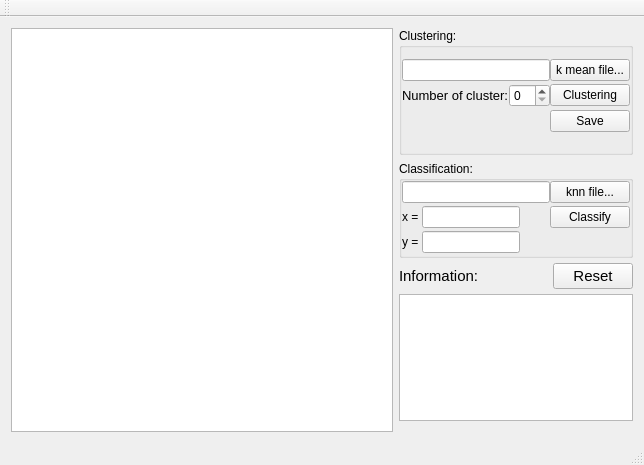
<?xml version="1.0" encoding="UTF-8"?>
<ui version="4.0">
 <class>MainWindow</class>
 <widget class="QMainWindow" name="MainWindow">
  <property name="geometry">
   <rect>
    <x>0</x>
    <y>0</y>
    <width>644</width>
    <height>465</height>
   </rect>
  </property>
  <property name="windowTitle">
   <string>MainWindow</string>
  </property>
  <widget class="QWidget" name="centralWidget">
   <layout class="QHBoxLayout" name="horizontalLayout">
    <item>
     <widget class="QWidget" name="widget" native="true">
      <property name="sizePolicy">
       <sizepolicy hsizetype="Expanding" vsizetype="Preferred">
        <horstretch>13</horstretch>
        <verstretch>0</verstretch>
       </sizepolicy>
      </property>
      <layout class="QVBoxLayout" name="verticalLayout">
       <property name="leftMargin">
        <number>0</number>
       </property>
       <property name="topMargin">
        <number>0</number>
       </property>
       <property name="rightMargin">
        <number>0</number>
       </property>
       <property name="bottomMargin">
        <number>0</number>
       </property>
       <item>
        <widget class="QGraphicsView" name="graphicsView">
         <property name="frameShadow">
          <enum>QFrame::Sunken</enum>
         </property>
        </widget>
       </item>
      </layout>
     </widget>
    </item>
    <item>
     <widget class="QWidget" name="widget_2" native="true">
      <property name="sizePolicy">
       <sizepolicy hsizetype="Expanding" vsizetype="Preferred">
        <horstretch>4</horstretch>
        <verstretch>0</verstretch>
       </sizepolicy>
      </property>
      <layout class="QVBoxLayout" name="verticalLayout_2">
       <property name="spacing">
        <number>0</number>
       </property>
       <property name="leftMargin">
        <number>0</number>
       </property>
       <property name="topMargin">
        <number>0</number>
       </property>
       <property name="rightMargin">
        <number>0</number>
       </property>
       <item>
        <widget class="QWidget" name="widget_4" native="true">
         <property name="sizePolicy">
          <sizepolicy hsizetype="Preferred" vsizetype="Expanding">
           <horstretch>0</horstretch>
           <verstretch>3</verstretch>
          </sizepolicy>
         </property>
         <layout class="QVBoxLayout" name="verticalLayout_3">
          <property name="leftMargin">
           <number>0</number>
          </property>
          <property name="topMargin">
           <number>0</number>
          </property>
          <property name="rightMargin">
           <number>0</number>
          </property>
          <property name="bottomMargin">
           <number>0</number>
          </property>
          <item>
           <widget class="QGroupBox" name="groupBox">
            <property name="font">
             <font>
              <pointsize>9</pointsize>
             </font>
            </property>
            <property name="title">
             <string>Clustering:</string>
            </property>
            <property name="flat">
             <bool>false</bool>
            </property>
            <layout class="QGridLayout" name="gridLayout_2">
             <property name="leftMargin">
              <number>0</number>
             </property>
             <property name="rightMargin">
              <number>0</number>
             </property>
             <property name="bottomMargin">
              <number>0</number>
             </property>
             <property name="horizontalSpacing">
              <number>0</number>
             </property>
             <property name="verticalSpacing">
              <number>3</number>
             </property>
             <item row="0" column="6">
              <widget class="QPushButton" name="open_kmean_file">
               <property name="text">
                <string>k mean file...</string>
               </property>
               <property name="iconSize">
                <size>
                 <width>10</width>
                 <height>10</height>
                </size>
               </property>
              </widget>
             </item>
             <item row="4" column="5">
              <spacer name="horizontalSpacer_3">
               <property name="orientation">
                <enum>Qt::Horizontal</enum>
               </property>
               <property name="sizeHint" stdset="0">
                <size>
                 <width>40</width>
                 <height>20</height>
                </size>
               </property>
              </spacer>
             </item>
             <item row="1" column="3">
              <widget class="QSpinBox" name="spinBox"/>
             </item>
             <item row="1" column="6">
              <widget class="QPushButton" name="Clustering">
               <property name="text">
                <string>Clustering</string>
               </property>
              </widget>
             </item>
             <item row="2" column="6">
              <widget class="QPushButton" name="savekmeanfile">
               <property name="text">
                <string>Save</string>
               </property>
              </widget>
             </item>
             <item row="1" column="1">
              <widget class="QLabel" name="label">
               <property name="font">
                <font>
                 <pointsize>10</pointsize>
                 <weight>50</weight>
                 <bold>false</bold>
                </font>
               </property>
               <property name="text">
                <string>Number of cluster:</string>
               </property>
              </widget>
             </item>
             <item row="1" column="0">
              <spacer name="horizontalSpacer_5">
               <property name="orientation">
                <enum>Qt::Horizontal</enum>
               </property>
               <property name="sizeHint" stdset="0">
                <size>
                 <width>40</width>
                 <height>20</height>
                </size>
               </property>
              </spacer>
             </item>
             <item row="0" column="0" colspan="6">
              <widget class="QLineEdit" name="link_file_kmean">
               <property name="sizePolicy">
                <sizepolicy hsizetype="Expanding" vsizetype="Fixed">
                 <horstretch>1</horstretch>
                 <verstretch>0</verstretch>
                </sizepolicy>
               </property>
              </widget>
             </item>
            </layout>
            <zorder>open_kmean_file</zorder>
            <zorder>link_file_kmean</zorder>
            <zorder>horizontalSpacer_3</zorder>
            <zorder>Clustering</zorder>
            <zorder>spinBox</zorder>
            <zorder>savekmeanfile</zorder>
            <zorder>label</zorder>
            <zorder>horizontalSpacer_5</zorder>
           </widget>
          </item>
          <item>
           <widget class="QGroupBox" name="groupBox_2">
            <property name="font">
             <font>
              <pointsize>9</pointsize>
             </font>
            </property>
            <property name="title">
             <string>Classification:</string>
            </property>
            <layout class="QGridLayout" name="gridLayout">
             <property name="leftMargin">
              <number>0</number>
             </property>
             <property name="topMargin">
              <number>0</number>
             </property>
             <property name="rightMargin">
              <number>0</number>
             </property>
             <property name="bottomMargin">
              <number>2</number>
             </property>
             <property name="horizontalSpacing">
              <number>0</number>
             </property>
             <property name="verticalSpacing">
              <number>3</number>
             </property>
             <item row="1" column="5">
              <widget class="QPushButton" name="run_knn">
               <property name="text">
                <string>Classify</string>
               </property>
              </widget>
             </item>
             <item row="2" column="2">
              <widget class="QLineEdit" name="edit_y"/>
             </item>
             <item row="2" column="0">
              <widget class="QLabel" name="label_3">
               <property name="text">
                <string>y =</string>
               </property>
              </widget>
             </item>
             <item row="1" column="2">
              <widget class="QLineEdit" name="edit_x"/>
             </item>
             <item row="1" column="0">
              <widget class="QLabel" name="label_2">
               <property name="text">
                <string>x = </string>
               </property>
              </widget>
             </item>
             <item row="0" column="5">
              <widget class="QPushButton" name="open_knn_file">
               <property name="text">
                <string>knn file...</string>
               </property>
              </widget>
             </item>
             <item row="1" column="3">
              <spacer name="horizontalSpacer">
               <property name="orientation">
                <enum>Qt::Horizontal</enum>
               </property>
               <property name="sizeHint" stdset="0">
                <size>
                 <width>40</width>
                 <height>20</height>
                </size>
               </property>
              </spacer>
             </item>
             <item row="2" column="3">
              <spacer name="horizontalSpacer_2">
               <property name="orientation">
                <enum>Qt::Horizontal</enum>
               </property>
               <property name="sizeHint" stdset="0">
                <size>
                 <width>40</width>
                 <height>20</height>
                </size>
               </property>
              </spacer>
             </item>
             <item row="0" column="0" colspan="4">
              <widget class="QLineEdit" name="link_file_knn"/>
             </item>
            </layout>
           </widget>
          </item>
         </layout>
        </widget>
       </item>
       <item>
        <widget class="QWidget" name="widget_3" native="true">
         <layout class="QHBoxLayout" name="horizontalLayout_2">
          <property name="leftMargin">
           <number>0</number>
          </property>
          <property name="topMargin">
           <number>5</number>
          </property>
          <property name="rightMargin">
           <number>0</number>
          </property>
          <property name="bottomMargin">
           <number>5</number>
          </property>
          <item>
           <widget class="QLabel" name="label_4">
            <property name="font">
             <font>
              <pointsize>11</pointsize>
             </font>
            </property>
            <property name="text">
             <string>Information: </string>
            </property>
           </widget>
          </item>
          <item>
           <spacer name="horizontalSpacer_4">
            <property name="orientation">
             <enum>Qt::Horizontal</enum>
            </property>
            <property name="sizeHint" stdset="0">
             <size>
              <width>40</width>
              <height>20</height>
             </size>
            </property>
           </spacer>
          </item>
          <item>
           <widget class="QPushButton" name="btnReset">
            <property name="font">
             <font>
              <pointsize>11</pointsize>
             </font>
            </property>
            <property name="text">
             <string>Reset</string>
            </property>
           </widget>
          </item>
         </layout>
        </widget>
       </item>
       <item>
        <widget class="QTableWidget" name="tableWidget">
         <property name="sizePolicy">
          <sizepolicy hsizetype="Expanding" vsizetype="Expanding">
           <horstretch>0</horstretch>
           <verstretch>3</verstretch>
          </sizepolicy>
         </property>
         <property name="editTriggers">
          <set>QAbstractItemView::NoEditTriggers</set>
         </property>
        </widget>
       </item>
      </layout>
     </widget>
    </item>
   </layout>
  </widget>
  <widget class="QMenuBar" name="menuBar">
   <property name="geometry">
    <rect>
     <x>0</x>
     <y>0</y>
     <width>644</width>
     <height>19</height>
    </rect>
   </property>
  </widget>
  <widget class="QToolBar" name="mainToolBar">
   <attribute name="toolBarArea">
    <enum>TopToolBarArea</enum>
   </attribute>
   <attribute name="toolBarBreak">
    <bool>false</bool>
   </attribute>
  </widget>
  <widget class="QStatusBar" name="statusBar"/>
 </widget>
 <layoutdefault spacing="6" margin="11"/>
 <resources/>
 <connections/>
</ui>
